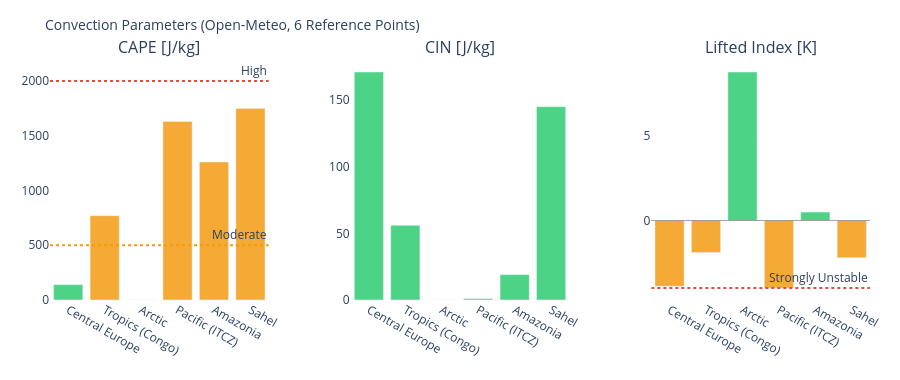

Here is the notebook cell this chart was saved with:
### Markdown cell above
---
## 3. Visualizations

### Code cell
# ============================================================
# CAPE / CIN / LIFTED INDEX – Convection potential
# ============================================================

if not df_atm.empty:
    fig = make_subplots(
        rows=1, cols=3,
        subplot_titles=['CAPE [J/kg]', 'CIN [J/kg]', 'Lifted Index [K]'],
        horizontal_spacing=0.1
    )
    pts = df_atm['point'].tolist()
    pt_colors = ['#E85D24','#185FA5','#888780','#378ADD','#639922','#F2A623']

    # CAPE – höher = mehr Gewitterpotential
    cape_vals = df_atm['cape'].fillna(0).tolist()
    cape_colors = ['#e74c3c' if v > 2000 else '#f39c12' if v > 500 else '#2ecc71'
                   for v in cape_vals]
    fig.add_trace(go.Bar(x=pts, y=cape_vals, marker_color=cape_colors,
                         opacity=0.85, showlegend=False), row=1, col=1)
    fig.add_hline(y=2000, line_dash='dot', line_color='#e74c3c',
                  annotation_text='High', row=1, col=1)
    fig.add_hline(y=500,  line_dash='dot', line_color='#f39c12',
                  annotation_text='Moderate', row=1, col=1)

    # CIN – negativer = stärker gedeckelt (weniger Auslöse)
    cin_vals = df_atm['cin'].fillna(0).tolist()
    cin_colors = ['#e74c3c' if v < -200 else '#f39c12' if v < -50 else '#2ecc71'
                  for v in cin_vals]
    fig.add_trace(go.Bar(x=pts, y=cin_vals, marker_color=cin_colors,
                         opacity=0.85, showlegend=False), row=1, col=2)

    # Lifted Index – negativ = instabil
    li_vals = df_atm['li'].fillna(0).tolist()
    li_colors = ['#e74c3c' if v < -4 else '#f39c12' if v < 0 else '#2ecc71'
                 for v in li_vals]
    fig.add_trace(go.Bar(x=pts, y=li_vals, marker_color=li_colors,
                         opacity=0.85, showlegend=False), row=1, col=3)
    fig.add_hline(y=0, line_color='gray', line_width=0.7, row=1, col=3)
    fig.add_hline(y=-4, line_dash='dot', line_color='#e74c3c',
                  annotation_text='Strongly Unstable', row=1, col=3)

    fig.update_layout(
        title=dict(text='Convection Parameters (Open-Meteo, 6 Reference Points)', font=dict(size=14)),
        height=380, plot_bgcolor='rgba(0,0,0,0)', paper_bgcolor='rgba(0,0,0,0)',
        margin=dict(l=50, r=30, t=60, b=80)
    )
    fig.update_xaxes(tickangle=30)
    fig.show()

### Figure 1 — Plotly figure (JSON) as saved in the notebook; plotly's stock layout.template omitted (floating-point values rounded to 4 significant figures)
{"data": [{"marker": {"color": ["#2ecc71", "#f39c12", "#2ecc71", "#f39c12", "#f39c12", "#f39c12"]}, "opacity": 0.85, "showlegend": false, "type": "bar", "x": ["Central Europe", "Tropics (Congo)", "Arctic", "Pacific (ITCZ)", "Amazonia", "Sahel"], "xaxis": "x", "y": [140.0, 770.0, 0.0, 1630.0, 1260.0, 1750.0], "yaxis": "y"}, {"marker": {"color": ["#2ecc71", "#2ecc71", "#2ecc71", "#2ecc71", "#2ecc71", "#2ecc71"]}, "opacity": 0.85, "showlegend": false, "type": "bar", "x": ["Central Europe", "Tropics (Congo)", "Arctic", "Pacific (ITCZ)", "Amazonia", "Sahel"], "xaxis": "x2", "y": [171.0, 56.0, 0.0, 1.0, 19.0, 145.0], "yaxis": "y2"}, {"marker": {"color": ["#f39c12", "#f39c12", "#2ecc71", "#f39c12", "#2ecc71", "#f39c12"]}, "opacity": 0.85, "showlegend": false, "type": "bar", "x": ["Central Europe", "Tropics (Congo)", "Arctic", "Pacific (ITCZ)", "Amazonia", "Sahel"], "xaxis": "x3", "y": [-3.9, -1.9, 8.8, -4.0, 0.5, -2.2], "yaxis": "y3"}], "layout": {"annotations": [{"font": {"size": 16}, "showarrow": false, "text": "CAPE [J/kg]", "x": 0.1333, "xanchor": "center", "xref": "paper", "y": 1.0, "yanchor": "bottom", "yref": "paper"}, {"font": {"size": 16}, "showarrow": false, "text": "CIN [J/kg]", "x": 0.5, "xanchor": "center", "xref": "paper", "y": 1.0, "yanchor": "bottom", "yref": "paper"}, {"font": {"size": 16}, "showarrow": false, "text": "Lifted Index [K]", "x": 0.8667, "xanchor": "center", "xref": "paper", "y": 1.0, "yanchor": "bottom", "yref": "paper"}, {"showarrow": false, "text": "High", "x": 1, "xanchor": "right", "xref": "x domain", "y": 2000, "yanchor": "bottom", "yref": "y"}, {"showarrow": false, "text": "Moderate", "x": 1, "xanchor": "right", "xref": "x domain", "y": 500, "yanchor": "bottom", "yref": "y"}, {"showarrow": false, "text": "Strongly Unstable", "x": 1, "xanchor": "right", "xref": "x3 domain", "y": -4, "yanchor": "bottom", "yref": "y3"}], "height": 380, "margin": {"b": 80, "l": 50, "r": 30, "t": 60}, "paper_bgcolor": "rgba(0,0,0,0)", "plot_bgcolor": "rgba(0,0,0,0)", "shapes": [{"line": {"color": "#e74c3c", "dash": "dot"}, "type": "line", "x0": 0, "x1": 1, "xref": "x domain", "y0": 2000, "y1": 2000, "yref": "y"}, {"line": {"color": "#f39c12", "dash": "dot"}, "type": "line", "x0": 0, "x1": 1, "xref": "x domain", "y0": 500, "y1": 500, "yref": "y"}, {"line": {"color": "gray", "width": 0.7}, "type": "line", "x0": 0, "x1": 1, "xref": "x3 domain", "y0": 0, "y1": 0, "yref": "y3"}, {"line": {"color": "#e74c3c", "dash": "dot"}, "type": "line", "x0": 0, "x1": 1, "xref": "x3 domain", "y0": -4, "y1": -4, "yref": "y3"}], "title": {"font": {"size": 14}, "text": "Convection Parameters (Open-Meteo, 6 Reference Points)"}, "xaxis": {"anchor": "y", "domain": [0.0, 0.2667], "tickangle": 30}, "xaxis2": {"anchor": "y2", "domain": [0.3667, 0.6333], "tickangle": 30}, "xaxis3": {"anchor": "y3", "domain": [0.7333, 1.0], "tickangle": 30}, "yaxis": {"anchor": "x", "domain": [0.0, 1.0]}, "yaxis2": {"anchor": "x2", "domain": [0.0, 1.0]}, "yaxis3": {"anchor": "x3", "domain": [0.0, 1.0]}}}
